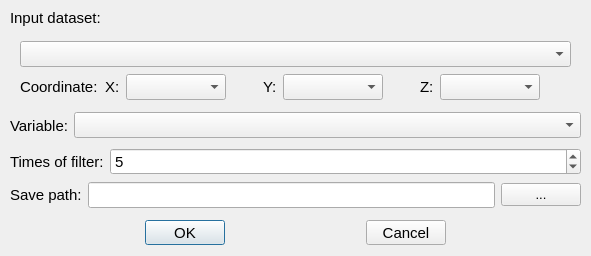
<?xml version="1.0" encoding="UTF-8"?>
<ui version="4.0">
 <class>YangCZFServiceDialog</class>
 <widget class="QDialog" name="YangCZFServiceDialog">
  <property name="geometry">
   <rect>
    <x>0</x>
    <y>0</y>
    <width>591</width>
    <height>256</height>
   </rect>
  </property>
  <property name="font">
   <font>
    <pointsize>11</pointsize>
   </font>
  </property>
  <property name="windowTitle">
   <string>YangCZ-Filter</string>
  </property>
  <widget class="QWidget" name="widget" native="true">
   <property name="geometry">
    <rect>
     <x>10</x>
     <y>30</y>
     <width>571</width>
     <height>81</height>
    </rect>
   </property>
   <property name="styleSheet">
    <string notr="true"/>
   </property>
   <widget class="QWidget" name="verticalLayoutWidget_2">
    <property name="geometry">
     <rect>
      <x>10</x>
      <y>10</y>
      <width>551</width>
      <height>61</height>
     </rect>
    </property>
    <layout class="QVBoxLayout" name="verticalLayout_2">
     <item>
      <widget class="QComboBox" name="cmbObPath"/>
     </item>
     <item>
      <layout class="QHBoxLayout" name="horizontalLayout_2">
       <item>
        <widget class="QLabel" name="label_7">
         <property name="text">
          <string>Coordinate:</string>
         </property>
        </widget>
       </item>
       <item>
        <spacer name="horizontalSpacer_12">
         <property name="orientation">
          <enum>Qt::Horizontal</enum>
         </property>
         <property name="sizeHint" stdset="0">
          <size>
           <width>10</width>
           <height>20</height>
          </size>
         </property>
        </spacer>
       </item>
       <item>
        <widget class="QLabel" name="label_16">
         <property name="text">
          <string>X:</string>
         </property>
        </widget>
       </item>
       <item>
        <widget class="QComboBox" name="cmb_x">
         <property name="minimumSize">
          <size>
           <width>100</width>
           <height>0</height>
          </size>
         </property>
         <property name="editable">
          <bool>false</bool>
         </property>
        </widget>
       </item>
       <item>
        <spacer name="horizontalSpacer_13">
         <property name="orientation">
          <enum>Qt::Horizontal</enum>
         </property>
         <property name="sizeHint" stdset="0">
          <size>
           <width>40</width>
           <height>20</height>
          </size>
         </property>
        </spacer>
       </item>
       <item>
        <widget class="QLabel" name="label_17">
         <property name="enabled">
          <bool>true</bool>
         </property>
         <property name="text">
          <string>Y:</string>
         </property>
        </widget>
       </item>
       <item>
        <widget class="QComboBox" name="cmb_y">
         <property name="minimumSize">
          <size>
           <width>100</width>
           <height>0</height>
          </size>
         </property>
         <property name="editable">
          <bool>false</bool>
         </property>
        </widget>
       </item>
       <item>
        <spacer name="horizontalSpacer_14">
         <property name="orientation">
          <enum>Qt::Horizontal</enum>
         </property>
         <property name="sizeHint" stdset="0">
          <size>
           <width>40</width>
           <height>20</height>
          </size>
         </property>
        </spacer>
       </item>
       <item>
        <widget class="QLabel" name="label_18">
         <property name="text">
          <string>Z:</string>
         </property>
        </widget>
       </item>
       <item>
        <widget class="QComboBox" name="cmb_z">
         <property name="minimumSize">
          <size>
           <width>100</width>
           <height>0</height>
          </size>
         </property>
         <property name="editable">
          <bool>false</bool>
         </property>
        </widget>
       </item>
       <item>
        <spacer name="horizontalSpacer_15">
         <property name="orientation">
          <enum>Qt::Horizontal</enum>
         </property>
         <property name="sizeHint" stdset="0">
          <size>
           <width>40</width>
           <height>20</height>
          </size>
         </property>
        </spacer>
       </item>
      </layout>
     </item>
    </layout>
   </widget>
  </widget>
  <widget class="QWidget" name="horizontalLayoutWidget">
   <property name="geometry">
    <rect>
     <x>10</x>
     <y>110</y>
     <width>571</width>
     <height>31</height>
    </rect>
   </property>
   <layout class="QHBoxLayout" name="horizontalLayout_5">
    <item>
     <widget class="QLabel" name="label_19">
      <property name="text">
       <string>Variable:</string>
      </property>
     </widget>
    </item>
    <item>
     <widget class="QComboBox" name="cmbObVal">
      <property name="enabled">
       <bool>true</bool>
      </property>
      <property name="sizePolicy">
       <sizepolicy hsizetype="Expanding" vsizetype="Fixed">
        <horstretch>0</horstretch>
        <verstretch>0</verstretch>
       </sizepolicy>
      </property>
     </widget>
    </item>
   </layout>
  </widget>
  <widget class="QLabel" name="label_2">
   <property name="geometry">
    <rect>
     <x>10</x>
     <y>10</y>
     <width>571</width>
     <height>16</height>
    </rect>
   </property>
   <property name="text">
    <string>Input dataset:</string>
   </property>
  </widget>
  <widget class="QWidget" name="layoutWidget">
   <property name="geometry">
    <rect>
     <x>10</x>
     <y>220</y>
     <width>571</width>
     <height>25</height>
    </rect>
   </property>
   <layout class="QHBoxLayout" name="horizontalLayout_8">
    <item>
     <spacer name="horizontalSpacer_20">
      <property name="orientation">
       <enum>Qt::Horizontal</enum>
      </property>
      <property name="sizeHint" stdset="0">
       <size>
        <width>40</width>
        <height>20</height>
       </size>
      </property>
     </spacer>
    </item>
    <item>
     <widget class="QPushButton" name="btnComfirm">
      <property name="text">
       <string>OK</string>
      </property>
     </widget>
    </item>
    <item>
     <spacer name="horizontalSpacer_21">
      <property name="orientation">
       <enum>Qt::Horizontal</enum>
      </property>
      <property name="sizeHint" stdset="0">
       <size>
        <width>40</width>
        <height>20</height>
       </size>
      </property>
     </spacer>
    </item>
    <item>
     <widget class="QPushButton" name="btnCancel">
      <property name="text">
       <string>Cancel</string>
      </property>
     </widget>
    </item>
    <item>
     <spacer name="horizontalSpacer_22">
      <property name="orientation">
       <enum>Qt::Horizontal</enum>
      </property>
      <property name="sizeHint" stdset="0">
       <size>
        <width>40</width>
        <height>20</height>
       </size>
      </property>
     </spacer>
    </item>
   </layout>
  </widget>
  <widget class="QWidget" name="horizontalLayoutWidget_2">
   <property name="geometry">
    <rect>
     <x>10</x>
     <y>146</y>
     <width>571</width>
     <height>31</height>
    </rect>
   </property>
   <layout class="QHBoxLayout" name="horizontalLayout">
    <item>
     <widget class="QLabel" name="label_grid_2">
      <property name="text">
       <string>Times of filter:</string>
      </property>
     </widget>
    </item>
    <item>
     <widget class="QSpinBox" name="sb_t_num">
      <property name="sizePolicy">
       <sizepolicy hsizetype="Expanding" vsizetype="Fixed">
        <horstretch>0</horstretch>
        <verstretch>0</verstretch>
       </sizepolicy>
      </property>
      <property name="minimum">
       <number>1</number>
      </property>
      <property name="maximum">
       <number>9999</number>
      </property>
      <property name="value">
       <number>5</number>
      </property>
     </widget>
    </item>
   </layout>
  </widget>
  <widget class="QWidget" name="layoutWidget_2">
   <property name="geometry">
    <rect>
     <x>10</x>
     <y>180</y>
     <width>571</width>
     <height>30</height>
    </rect>
   </property>
   <layout class="QHBoxLayout" name="horizontalLayout_6">
    <item>
     <widget class="QLabel" name="label_20">
      <property name="text">
       <string>Save path:</string>
      </property>
     </widget>
    </item>
    <item>
     <widget class="QLineEdit" name="lineOutputPath"/>
    </item>
    <item>
     <widget class="QPushButton" name="btnBrowseOutput">
      <property name="font">
       <font>
        <pointsize>10</pointsize>
        <weight>50</weight>
        <bold>false</bold>
       </font>
      </property>
      <property name="text">
       <string>...</string>
      </property>
     </widget>
    </item>
   </layout>
  </widget>
 </widget>
 <resources/>
 <connections/>
</ui>
